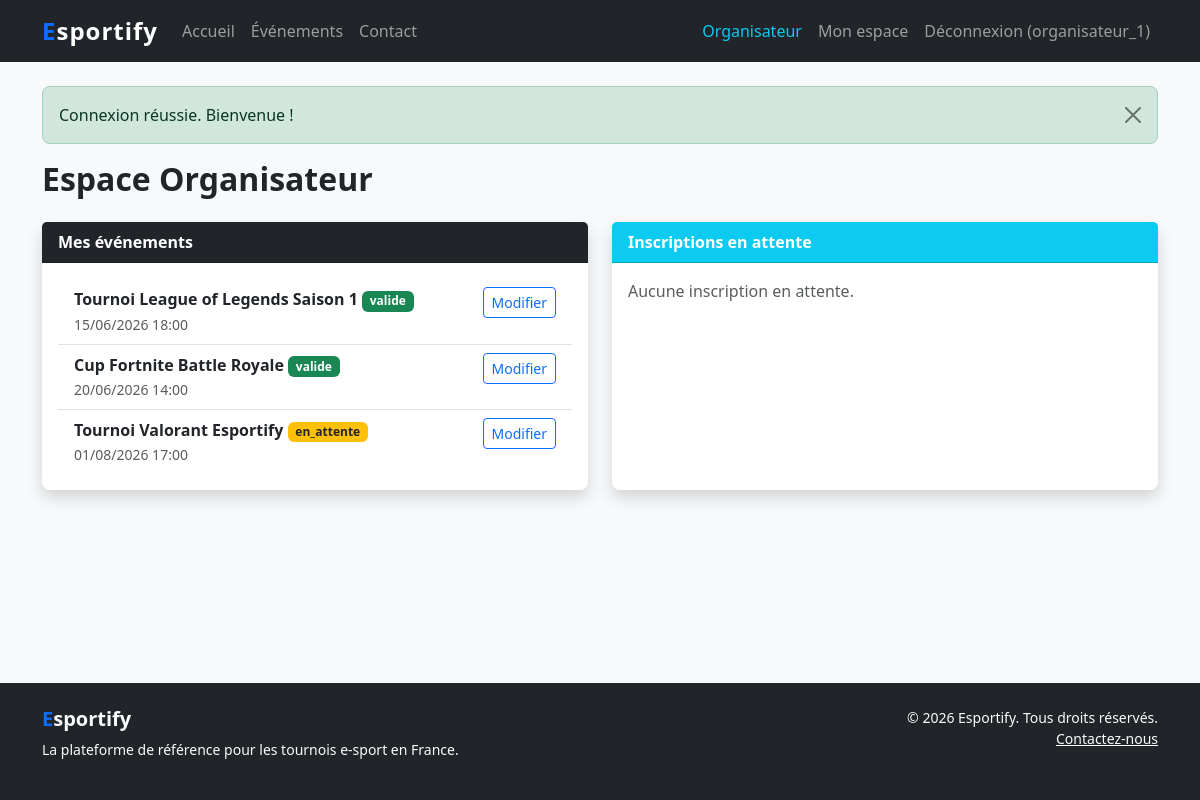
The app's page /pages/organizer.php (signed in) with its own data.
### tables this page shows
CREATE TABLE events (
    id INT AUTO_INCREMENT PRIMARY KEY,
    title VARCHAR(150) NOT NULL,
    description TEXT,
    max_players INT NOT NULL DEFAULT 10,
    start_date DATETIME NOT NULL,
    end_date DATETIME NOT NULL,
    organizer_id INT NOT NULL,
    image_url VARCHAR(255) NULL,
    status ENUM('en_attente', 'valide', 'non_valide', 'suspendu') DEFAULT 'en_attente',
    visible TINYINT(1) DEFAULT 0,
    started TINYINT(1) DEFAULT 0,
    started_at DATETIME NULL,
    created_at DATETIME DEFAULT CURRENT_TIMESTAMP,
    updated_at DATETIME DEFAULT CURRENT_TIMESTAMP ON UPDATE CURRENT_TIMESTAMP,
    FOREIGN KEY (organizer_id) REFERENCES users(id) ON DELETE CASCADE,
    INDEX idx_status (status),
    INDEX idx_visible (visible),
    INDEX idx_start_date (start_date),
    INDEX idx_organizer (organizer_id)
);

### pages/organizer.php (the view, shortened to what this page needs)
<?php
require_once __DIR__ . '/../includes/header.php';
$organizerId = $_SESSION['user_id'];
$eventsStmt = $pdo->prepare("SELECT * FROM events WHERE organizer_id = :org ORDER BY start_date ASC");
$eventsStmt->execute([':org' => $organizerId]);
$events = $eventsStmt->fetchAll();
$regsStmt = $pdo->prepare("SELECT er.id, er.status, er.user_id, e.id as event_id, e.title as event_title, u.pseudo as user_pseudo
                           FROM event_registrations er
                           JOIN events e ON er.event_id = e.id
                           JOIN users u ON er.user_id = u.id
                           WHERE e.organizer_id = :org AND er.status = 'en_attente'");
$regsStmt->execute([':org' => $organizerId]);
$pendingRegs = $regsStmt->fetchAll();
?>
<h2 class="fw-bold mb-4">Espace Organisateur</h2>
<div class="row g-4">
    <div class="col-md-6">
        <div class="card shadow h-100">
            <div class="card-header bg-dark text-white fw-bold">Mes événements</div>
            <div class="card-body">
                <?php if (empty($events)): ?>
                    <p class="text-muted">Aucun événement.</p>
                <?php else: ?>
                    <ul class="list-group list-group-flush">
                        <?php foreach ($events as $evt): ?>
                            <li class="list-group-item">
                                <div class="d-flex justify-content-between align-items-start">
                                    <div>
                                        <strong><?= e($evt['title']) ?></strong>
                                        <span class="badge bg-<?= $evt['status'] === 'valide' ? 'success' : ($evt['status'] === 'en_attente' ? 'warning text-dark' : 'danger') ?>">
                                            <?= e($evt['status']) ?>
                                        </span><br>
                                        <small class="text-muted"><?= date('d/m/Y H:i', strtotime($evt['start_date'])) ?></small>
                                    </div>
                                    <div>
                                        <?php if (strtotime($evt['start_date']) > time()): ?>
                                            <a href="index.php?page=organizer&edit=<?= (int)$evt['id'] ?>" class="btn btn-sm btn-outline-primary">Modifier</a>
                                        <?php endif; ?>
                                    </div>
                                </div>
                            </li>
                        <?php endforeach; ?>
                    </ul>
                <?php endif; ?>
            </div>
        </div>
    </div>
    <div class="col-md-6">
        <div class="card shadow h-100">
            <div class="card-header bg-info text-white fw-bold">Inscriptions en attente</div>
            <div class="card-body">
                <?php if (empty($pendingRegs)): ?>
                    <p class="text-muted">Aucune inscription en attente.</p>
                <?php endif; ?>
            </div>
        </div>
    </div>
</div>
<?php require_once __DIR__ . '/../includes/footer.php'; ?>

### assets/css/style.css (style rules this page uses)
:root { --esportify-primary: #0d6efd; --esportify-dark: #212529; --esportify-light: #f8f9fa; --esportify-accent: #6610f2; }
html, body { height: 100%; }
body { display: flex; flex-direction: column; font-family: 'Segoe UI', Tahoma, Geneva, Verdana, sans-serif; background-color: var(--esportify-light); }
.card { border: none; border-radius: 0.5rem; }

### records on screen
events: title "Tournoi League of Legends Saison 1", status "valide", start_date "15/06/2026 18:00"
events: title "Cup Fortnite Battle Royale", status "valide", start_date "20/06/2026 14:00"
events: title "Tournoi Valorant Esportify", status "en_attente", start_date "01/08/2026 17:00"

### other values on screen
$_SESSION['user_pseudo'] "organisateur_1"
$text "Connexion réussie. Bienvenue !"
